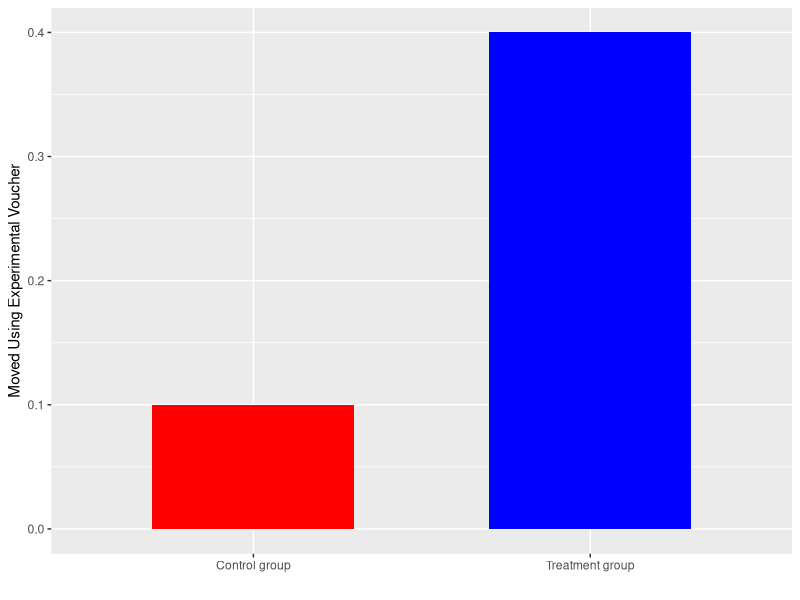

R code for this plot:
#Gregory Bruich, Ph.D.
#Economics 50
#Harvard University
#Send suggestions and corrections to gbruich@fas.harvard.edu

rm(list=ls()) # removes all objects from the environment
cat('\014') # clears the console

## load packages
if (!require(haven)) install.packages("haven"); library(haven)
if (!require(tidyverse)) install.packages("tidyverse"); library(tidyverse)

#Opportunity Insights style bar graphs
#Example Bar graph with two bars: height 0.1 and 0.4
data_for_graph <- data.frame(c(0.1, .4), 
                             c("Control group", "Treatment group"))  
data_for_graph

# Change name of 1st column of data_for_graph to "Moved"
names(data_for_graph)[1] <- "Moved"

# Change name of 2nd column of data_for_graph to "Group"
names(data_for_graph)[2] <- "Group"

#Look at the data frame we have created
data_for_graph

# Bar graph displaying results
ggplot(data=data_for_graph, aes(x=Group, y=Moved, fill=Group)) +
  geom_bar(stat="identity", show.legend = FALSE, width=.6) +
  scale_fill_manual(values=c("red", "blue")) +
  labs(y = "Moved Using Experimental Voucher", x = "")

ggsave("fig1_test.png")

